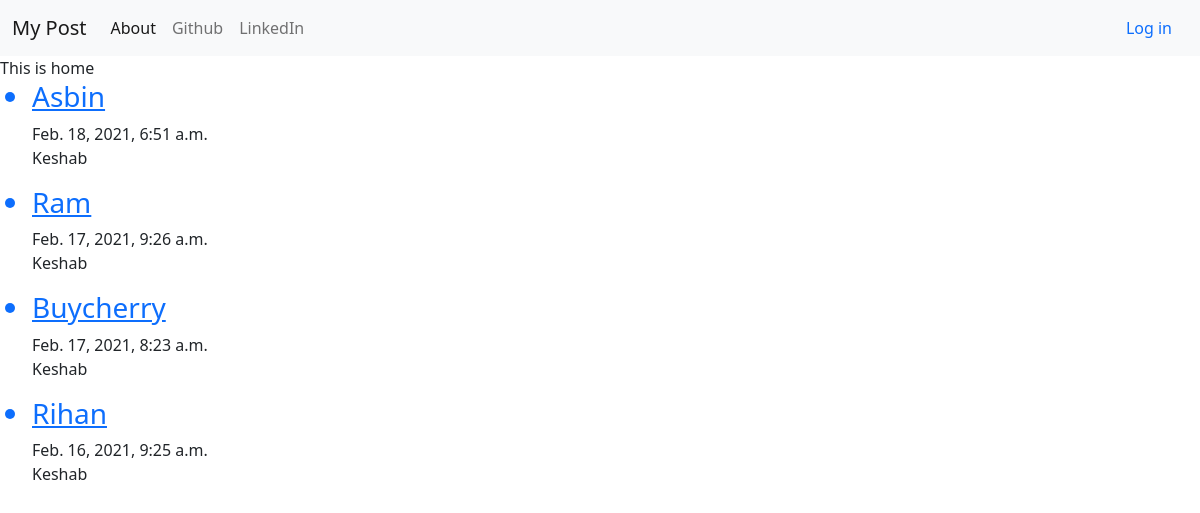
The page / on the database its author committed.
### blog/models.py (models this page shows, shortened)
class Post(models.Model):
    title = models.CharField(max_length=200)
    text = models.TextField()
    created_date = models.DateTimeField(default=timezone.now)
    published_date=models.DateTimeField(null=True)
    auther= models.ForeignKey(User,on_delete=models.CASCADE)

### blog/views.py (the view)
# urls.py: 2. Add a URL to urlpatterns:  path('', views.home, name='home')
def home(request):
    post=Post.objects.order_by('-created_date')
    return render(request,'blog/home.html',{'post':post})

### blog/templates/blog/home.html
{% extends 'blog/base.html' %}
{% block content %}
This is home
{% for posts in post %}
<ul><a href="{% url 'viewpost' posts.id %}">
<h3><li>{{posts.title}}
</li></h3></a>
{{posts.created_date}}<br>
{{posts.auther}}
</ul>
{% endfor %}
{% endblock  %}

### blog/templates/blog/base.html (shortened to what this page needs)
<html>
<head>
<link href="https://cdn.jsdelivr.net/npm/bootstrap@5.0.0-beta2/dist/css/bootstrap.min.css" rel="stylesheet">
</head>
<body>
<nav class="navbar navbar-expand-lg navbar-light bg-light">
  <div class="container-fluid">
    <a class="navbar-brand" href="{% url 'home' %}">My Post</a>
    <div class="collapse navbar-collapse" id="navbarSupportedContent">
      <ul class="navbar-nav me-auto mb-2 mb-lg-0">
        <li class="nav-item">
          <a class="nav-link active" aria-current="page" href="{% url 'about' %}">About</a>
        </li>
        <li class="nav-item">
          <a class="nav-link" href="https://github.com/" target="_blank">Github</a>
        </li>
        <li class="nav-item">
          <a class="nav-link" href="https://www.linkedin.com/" target="_blank">LinkedIn</a>
        </li>
        </ul>
        {% if user.is_authenticated %}
      <ul class="nav justify-content-end">
        <li class="nav-item ">
          <a class="nav-link" href="{% url 'createpost' %}">CreatePost</a></li>
           {% comment %} <li class="nav-item ">
          <a class="nav-link" href="{% url 'current' %}">Draft</a></li>
           <li class="nav-item "> {% endcomment %}
              <form action="{% url 'logoutuser' %}" method="POST">
                {% csrf_token %}
                <button type="submit">Log out</button>
              </form>
          </li>
           <li class="nav-item ">
          <a class="nav-link" href="#">Welcome:{{user.username}}</a></li>
          {% else %}
        <ul class="nav justify-content-end">
  <li class="nav-item">
    <a class="nav-link " href="{% url 'loginuser' %}">Log in</a>
  </li>
</ul>
    {% endif %}
    </div>
  </div>
</nav>
{% block content %}{% endblock content %}
</body>
</html>

### rows shown on the page
Post: title "Asbin", created_date "Feb. 18, 2021, 6:51 a.m.", auther "Keshab"
Post: title "Ram", created_date "Feb. 17, 2021, 9:26 a.m.", auther "Keshab"
Post: title "Buycherry", created_date "Feb. 17, 2021, 8:23 a.m.", auther "Keshab"
Post: title "Rihan", created_date "Feb. 16, 2021, 9:25 a.m.", auther "Keshab"
